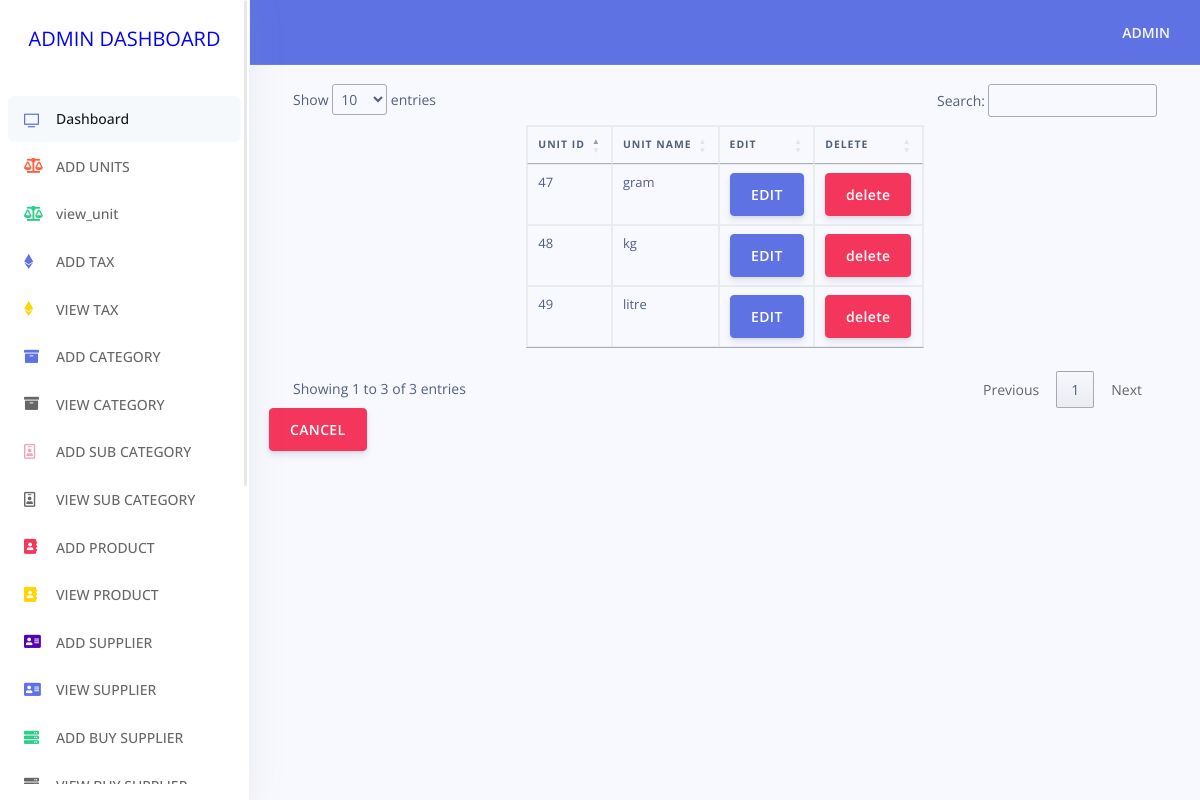
The app's page /admin/view_unit.php with its own data.
### tables this page shows
CREATE TABLE `unit_tbl` (
  `unit_id` int(10) NOT NULL,
  `unit_name` varchar(50) NOT NULL,
  `status` varchar(5) NOT NULL DEFAULT '0',
  `deleted` varchar(5) NOT NULL DEFAULT '0',
  `created_date` timestamp NOT NULL DEFAULT CURRENT_TIMESTAMP,
  `inserted_by_id` varchar(10) NOT NULL DEFAULT 'pending',
  `updated_by_id` varchar(10) NOT NULL DEFAULT 'pending',
  `deleted_by_id` varchar(10) NOT NULL DEFAULT 'pending'
);

### admin/view_unit.php (the view, shortened to what this page needs)
<!DOCTYPE html>
<html>
<head>
	<link rel="stylesheet" href="https://cdn.jsdelivr.net/npm/bootstrap@4.5.3/dist/css/bootstrap.min.css">
	<?php
		include('includes/stylesheet.php');
	?>
</head>
<body>
	<?php
		include('includes/sidenav.php');
?>
<div class="main-content" id="panel">
<?php
	include('includes/topnav.php');
?>
<?php
include("dbconnect.php");
 $query = " SELECT * from unit_tbl where deleted='0' and status='0' ";
 $query_res = $link->query($query);
 ?>
 	<div style="padding: 2%;">
 	<table class="table table-bordered" id="example" style="width: 40%;">
 			<thead><tr><th>UNIT ID</th>
 						<th>UNIT NAME</th>
 						<th>EDIT</th>
 						<th>DELETE</th>
 					</tr>
 			</thead>
		 <?php
 	 			while($rows = mysqli_fetch_array($query_res))
 	 			{
 						$unit_id = $rows['unit_id'];
 						$unit_name = $rows["unit_name"];
		 ?>
 			<tr><td> <?php echo " $unit_id"; ?></td>
 				<td><?php echo " $unit_name"; ?></td>
 				<td><a  href=" update_unit.php?unit_id=<?php echo $unit_id; ?> " class="btn btn-primary">EDIT</a> </td>
 				<td> <a href="delete_unit.php?unit_id=<?php echo $unit_id;?>" class = "btn btn-danger">delete</a></td>
			</tr>
<?php
 					}
?>
</table>
<a href="index.php" class="btn btn-danger">CANCEL</a></div>
</div>
</body>
</html>

### records on screen
unit_tbl: unit_id "47", unit_name "gram"
unit_tbl: unit_id "48", unit_name "kg"
unit_tbl: unit_id "49", unit_name "litre"
